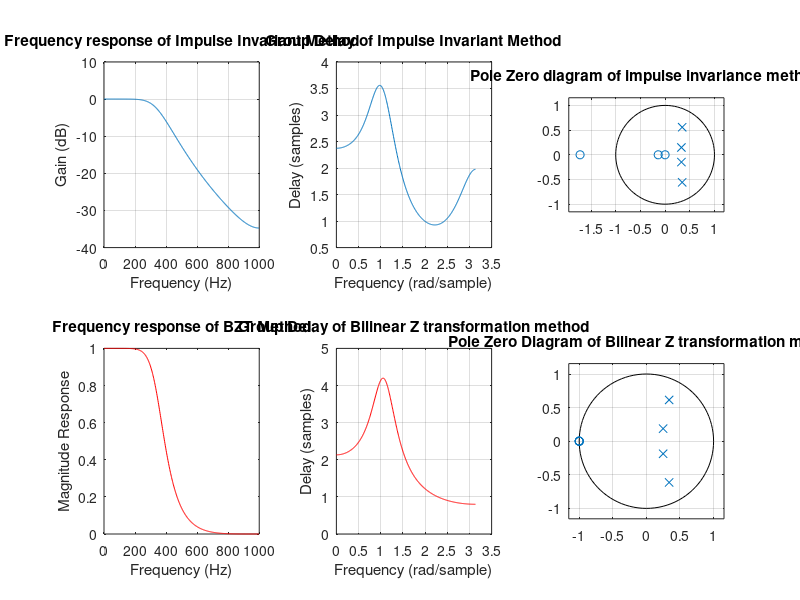

Here is the MATLAB script that generated this plot:
%%%Question: A lowpass,discrete time filter with butterworth characterstics
%%%is required to meet the following specs Prog 8B.1 page564
%%% 1)Cut off frquency=350 hz
%%% 2)Filter order=4
%%% 3)Sampling Frequency=2000 hz

%%% a)Magnitude-freq and group delay response of the filter using impulse
%%% invariant method

clc;
clear all;

Fs=2000;                             %sampling frequency
fc=350;                              %Cut off frequency
WC=2*pi*fc;                          %cutoff frequency in radian
N=4;                                 %Filter order
[b1,a1]=butter(N,WC,'s');              %Created an analog filter; b and a analog domain
[bz1,az1]=impinvar(b1,a1,Fs);            %Determined coeffs of IIR Filter


%Plotting frequency response
subplot(2,3,1);
[h1,f1]=freqz(bz1,az1,512,Fs);
plot(f1,20*log10(abs(h1)));
grid;
ylabel('Gain (dB)');
xlabel('Frequency (Hz)');
title('Frequency response of Impulse Invariant Method');

subplot(2,3,2);
[GD1,w1]=grpdelay(bz1,az1);
plot(w1,GD1);
grid on;
xlabel('Frequency (rad/sample)');
ylabel('Delay (samples)');
title('Group Delay of Impulse Invariant Method');

subplot(2,3,3);
zplane(bz1,az1);
title('Pole Zero diagram of impulse invariance method')


%%% b)Magnitude-freq and group delay response of the filter using bilinear
%%% z transform method

[b2,a2]=butter(N,fc/(Fs/2));

subplot(2,3,4);
[h2,f2]=freqz(b2,a2,512,Fs);
plot(f2,abs(h2),'r');
xlabel('Frequency (Hz)');
ylabel('Magnitude Response');
title('Frequency response of BZT Method');

subplot(2,3,5);
[GD2,w2]=grpdelay(b2,a2);
plot(w2,GD2,'r');
grid on;
xlabel('Frequency (rad/sample)');
ylabel('Delay (samples)');
title('Group Delay of Bilinear Z transformation method');

subplot(2,3,6);
zplane(b2,a2);
title('Pole Zero Diagram of Bilinear Z transformation method')
